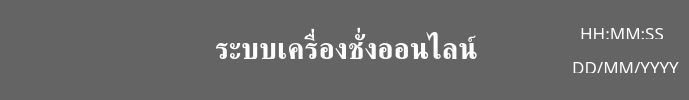
        <widget class="QWidget" name="widget" native="true">
         <property name="minimumSize">
          <size>
           <width>0</width>
           <height>50</height>
          </size>
         </property>
         <property name="styleSheet">
          <string notr="true">background-color: rgb(100, 100, 100);
color: rgb(255, 255, 255);
border-radius: 8px;</string>
         </property>
         <layout class="QHBoxLayout" name="horizontalLayout">
          <property name="leftMargin">
           <number>10</number>
          </property>
          <property name="topMargin">
           <number>0</number>
          </property>
          <property name="rightMargin">
           <number>10</number>
          </property>
          <property name="bottomMargin">
           <number>0</number>
          </property>
          <item>
           <widget class="QFrame" name="frame_28">
            <property name="enabled">
             <bool>true</bool>
            </property>
            <property name="minimumSize">
             <size>
              <width>0</width>
              <height>0</height>
             </size>
            </property>
            <property name="frameShape">
             <enum>QFrame::StyledPanel</enum>
            </property>
            <property name="frameShadow">
             <enum>QFrame::Raised</enum>
            </property>
            <layout class="QHBoxLayout" name="horizontalLayout_6">
             <property name="spacing">
              <number>0</number>
             </property>
             <property name="leftMargin">
              <number>0</number>
             </property>
             <property name="topMargin">
              <number>0</number>
             </property>
             <property name="rightMargin">
              <number>75</number>
             </property>
             <property name="bottomMargin">
              <number>0</number>
             </property>
             <item>
              <widget class="QPushButton" name="menu">
               <property name="font">
                <font>
                 <pointsize>9</pointsize>
                </font>
               </property>
               <property name="cursor">
                <cursorShape>PointingHandCursor</cursorShape>
               </property>
               <property name="text">
                <string/>
               </property>
               <property name="icon">
                <iconset resource="../../../resource.qrc">
                 <normaloff>:/assets/icon/menu.png</normaloff>
                 <normalon>:/assets/icon/menu_open.png</normalon>:/assets/icon/menu.png</iconset>
               </property>
               <property name="iconSize">
                <size>
                 <width>40</width>
                 <height>40</height>
                </size>
               </property>
               <property name="checkable">
                <bool>true</bool>
               </property>
               <property name="autoExclusive">
                <bool>true</bool>
               </property>
              </widget>
             </item>
            </layout>
           </widget>
          </item>
          <item>
           <spacer name="horizontalSpacer_5">
            <property name="orientation">
             <enum>Qt::Horizontal</enum>
            </property>
            <property name="sizeHint" stdset="0">
             <size>
              <width>92</width>
              <height>20</height>
             </size>
            </property>
           </spacer>
          </item>
          <item>
           <widget class="QLabel" name="title">
            <property name="font">
             <font>
              <family>Kanit</family>
              <pointsize>22</pointsize>
              <bold>true</bold>
             </font>
            </property>
            <property name="styleSheet">
             <string notr="true"/>
            </property>
            <property name="text">
             <string>ระบบเครื่องชั่งออนไลน์</string>
            </property>
            <property name="alignment">
             <set>Qt::AlignCenter</set>
            </property>
           </widget>
          </item>
          <item>
           <spacer name="horizontalSpacer_4">
            <property name="orientation">
             <enum>Qt::Horizontal</enum>
            </property>
            <property name="sizeHint" stdset="0">
             <size>
              <width>75</width>
              <height>20</height>
             </size>
            </property>
           </spacer>
          </item>
          <item>
           <widget class="QLabel" name="wifi_signal">
            <property name="maximumSize">
             <size>
              <width>30</width>
              <height>30</height>
             </size>
            </property>
            <property name="text">
             <string/>
            </property>
            <property name="pixmap">
             <pixmap resource="../../../resource.qrc">:/assets/icon/no-wifi.png</pixmap>
            </property>
            <property name="scaledContents">
             <bool>true</bool>
            </property>
           </widget>
          </item>
          <item>
           <widget class="QGroupBox" name="datetime_group_2">
            <property name="font">
             <font>
              <pointsize>11</pointsize>
             </font>
            </property>
            <property name="alignment">
             <set>Qt::AlignCenter</set>
            </property>
            <layout class="QVBoxLayout" name="datetime_group">
             <property name="spacing">
              <number>0</number>
             </property>
             <property name="leftMargin">
              <number>0</number>
             </property>
             <property name="topMargin">
              <number>5</number>
             </property>
             <property name="rightMargin">
              <number>0</number>
             </property>
             <property name="bottomMargin">
              <number>5</number>
             </property>
             <item>
              <widget class="QLabel" name="time_bar">
               <property name="maximumSize">
                <size>
                 <width>100</width>
                 <height>12</height>
                </size>
               </property>
               <property name="font">
                <font>
                 <family>Kanit</family>
                 <pointsize>13</pointsize>
                 <bold>false</bold>
                </font>
               </property>
               <property name="text">
                <string>HH:MM:SS</string>
               </property>
               <property name="alignment">
                <set>Qt::AlignCenter</set>
               </property>
              </widget>
             </item>
             <item>
              <widget class="QLabel" name="date_bar">
               <property name="maximumSize">
                <size>
                 <width>120</width>
                 <height>12</height>
                </size>
               </property>
               <property name="font">
                <font>
                 <family>Kanit</family>
                 <pointsize>13</pointsize>
                 <bold>false</bold>
                </font>
               </property>
               <property name="text">
                <string>DD/MM/YYYY</string>
               </property>
               <property name="alignment">
                <set>Qt::AlignCenter</set>
               </property>
              </widget>
             </item>
            </layout>
           </widget>
          </item>
         </layout>
        </widget>
